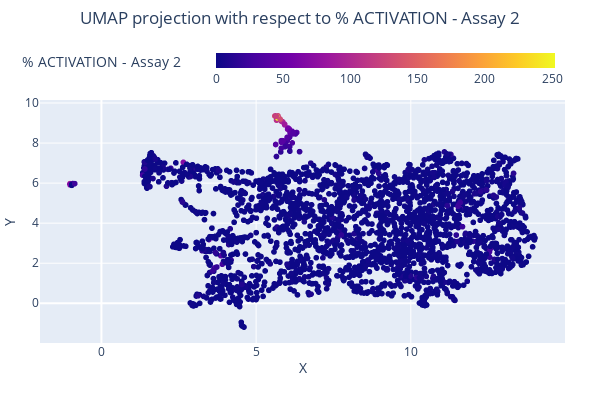
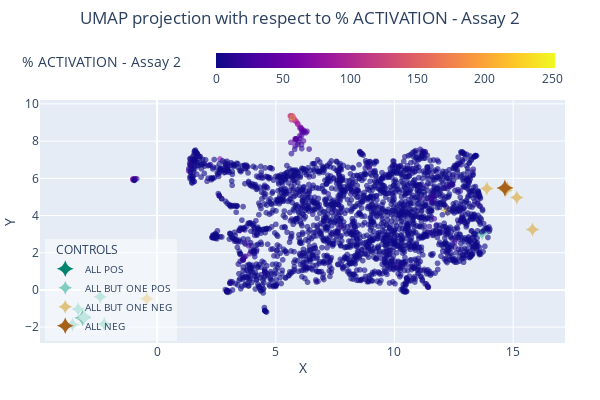

The cell these charts' notebook holds for them, in order:
### Code cell
fig = plot_projection_2d(compounds, '% ACTIVATION - Assay 2', height=400, width=600)
controls = split_controls_pos_neg(ctrl, '% ACTIVATION - Assay 2')
fig_controls = projection_2d_add_controls(fig, controls, cvd=True)

fig.show()
fig_controls.show()

### Figure 1 — Plotly figure (JSON) as saved in the notebook; plotly's stock layout.template omitted (floating-point values rounded to 4 significant figures; data arrays with more than 128 entries replaced by an {"elided": "..."} marker saying what was removed)
{"data": [{"customdata": {"elided": "2456x2 float values"}, "hovertemplate": "X=%{x:.3f}<br>Y=%{y:.3f}<br>Compound ID=%{customdata[0]}<br>% ACTIVATION - Assay 2=%{marker.color:.3f}<extra></extra>", "legendgroup": "", "marker": {"color": {"elided": "2456 float values"}, "coloraxis": "coloraxis", "symbol": "circle"}, "mode": "markers+text", "name": "", "showlegend": false, "text": {"elided": "2456 int values"}, "type": "scattergl", "x": {"elided": "2456 float values"}, "xaxis": "x", "y": {"elided": "2456 float values"}, "yaxis": "y"}], "layout": {"coloraxis": {"cmax": 252.2, "cmin": 0, "colorbar": {"orientation": "h", "thickness": 15, "title": {"text": "% ACTIVATION - Assay 2"}}, "colorscale": [[0, "#0d0887"], [0.1111, "#46039f"], [0.2222, "#7201a8"], [0.3333, "#9c179e"], [0.4444, "#bd3786"], [0.5556, "#d8576b"], [0.6667, "#ed7953"], [0.7778, "#fb9f3a"], [0.8889, "#fdca26"], [1, "#f0f921"]]}, "height": 400, "legend": {"tracegroupgap": 0}, "margin": {"b": 0, "l": 15, "r": 35}, "modebar": {"orientation": "v"}, "title": {"text": "UMAP projection with respect to % ACTIVATION - Assay 2", "x": 0.5}, "width": 600, "xaxis": {"anchor": "y", "automargin": true, "domain": [0, 1], "title": {"standoff": 30, "text": "X"}}, "yaxis": {"anchor": "x", "automargin": true, "domain": [0, 1], "title": {"standoff": 15, "text": "Y"}}}}

### Figure 2 — Plotly figure (JSON) as saved in the notebook; plotly's stock layout.template omitted (floating-point values rounded to 4 significant figures; data arrays with more than 128 entries replaced by an {"elided": "..."} marker saying what was removed)
{"data": [{"customdata": {"elided": "2456x2 float values"}, "hovertemplate": "X=%{x:.3f}<br>Y=%{y:.3f}<br>Compound ID=%{customdata[0]}<br>% ACTIVATION - Assay 2=%{marker.color:.3f}<extra></extra>", "legendgroup": "", "marker": {"color": {"elided": "2456 float values"}, "coloraxis": "coloraxis", "opacity": 0.6, "symbol": "circle"}, "mode": "markers+text", "name": "", "showlegend": false, "text": {"elided": "2456 int values"}, "type": "scattergl", "x": {"elided": "2456 float values"}, "xaxis": "x", "y": {"elided": "2456 float values"}, "yaxis": "y"}, {"hovertemplate": "<b>%{text[0]}</b><br><b>%{text[1]}</b><br>X: %{x:.4f}<br>Y: %{y:.4f}<br><extra></extra>", "marker": {"color": "#018571", "size": 12, "symbol": "star-diamond"}, "mode": "markers", "name": "ALL POS", "text": [["POS: Assay 1,Assay 2,Assay 3,Assay 4,Assay 5,Assay 6,Assay 7,Assay 8", "NEG: "]], "type": "scatter", "x": [-3.14], "y": [-1.503]}, {"hovertemplate": "<b>%{text[0]}</b><br><b>%{text[1]}</b><br>X: %{x:.4f}<br>Y: %{y:.4f}<br><extra></extra>", "marker": {"color": "#80cdc1", "size": 10, "symbol": "star-diamond"}, "mode": "markers", "name": "ALL BUT ONE POS", "text": [["POS: Assay 2,Assay 3,Assay 4,Assay 5,Assay 6,Assay 7,Assay 8", "NEG: Assay 1"], ["POS: Assay 1,Assay 2,Assay 4,Assay 5,Assay 6,Assay 7,Assay 8", "NEG: Assay 3"], ["POS: Assay 1,Assay 2,Assay 3,Assay 5,Assay 6,Assay 7,Assay 8", "NEG: Assay 4"], ["POS: Assay 1,Assay 2,Assay 3,Assay 4,Assay 6,Assay 7,Assay 8", "NEG: Assay 5"], ["POS: Assay 1,Assay 2,Assay 3,Assay 4,Assay 5,Assay 7,Assay 8", "NEG: Assay 6"], ["POS: Assay 1,Assay 2,Assay 3,Assay 4,Assay 5,Assay 6,Assay 8", "NEG: Assay 7"], ["POS: Assay 1,Assay 2,Assay 3,Assay 4,Assay 5,Assay 6,Assay 7", "NEG: Assay 8"]], "type": "scatter", "x": [-2.395, -3.327, -2.225, -3.064, -3.072, -3.564, 13.69], "y": [-0.3647, -1.029, -1.837, -1.425, -1.529, -1.867, 3.042]}, {"hovertemplate": "<b>%{text[0]}</b><br><b>%{text[1]}</b><br>X: %{x:.4f}<br>Y: %{y:.4f}<br><extra></extra>", "marker": {"color": "#dfc27d", "size": 10, "symbol": "star-diamond"}, "mode": "markers", "name": "ALL BUT ONE NEG", "text": [["POS: Assay 8", "NEG: Assay 1,Assay 2,Assay 3,Assay 4,Assay 5,Assay 6,Assay 7"], ["POS: Assay 7", "NEG: Assay 1,Assay 2,Assay 3,Assay 4,Assay 5,Assay 6,Assay 8"], ["POS: Assay 6", "NEG: Assay 1,Assay 2,Assay 3,Assay 4,Assay 5,Assay 7,Assay 8"], ["POS: Assay 5", "NEG: Assay 1,Assay 2,Assay 3,Assay 4,Assay 6,Assay 7,Assay 8"], ["POS: Assay 4", "NEG: Assay 1,Assay 2,Assay 3,Assay 5,Assay 6,Assay 7,Assay 8"], ["POS: Assay 3", "NEG: Assay 1,Assay 2,Assay 4,Assay 5,Assay 6,Assay 7,Assay 8"], ["POS: Assay 1", "NEG: Assay 2,Assay 3,Assay 4,Assay 5,Assay 6,Assay 7,Assay 8"]], "type": "scatter", "x": [-0.4332, 13.89, 14.75, 15.15, 14.69, 15.81, 12.23], "y": [-0.4716, 5.451, 5.493, 4.965, 5.348, 3.253, 4.288]}, {"hovertemplate": "<b>%{text[0]}</b><br><b>%{text[1]}</b><br>X: %{x:.4f}<br>Y: %{y:.4f}<br><extra></extra>", "marker": {"color": "#a6611a", "size": 12, "symbol": "star-diamond"}, "mode": "markers", "name": "ALL NEG", "text": [["POS: ", "NEG: Assay 1,Assay 2,Assay 3,Assay 4,Assay 5,Assay 6,Assay 7,Assay 8"]], "type": "scatter", "x": [14.65], "y": [5.48]}], "layout": {"coloraxis": {"cmax": 252.2, "cmin": 0, "colorbar": {"orientation": "h", "thickness": 15, "title": {"text": "% ACTIVATION - Assay 2"}}, "colorscale": [[0, "#0d0887"], [0.1111, "#46039f"], [0.2222, "#7201a8"], [0.3333, "#9c179e"], [0.4444, "#bd3786"], [0.5556, "#d8576b"], [0.6667, "#ed7953"], [0.7778, "#fb9f3a"], [0.8889, "#fdca26"], [1, "#f0f921"]]}, "height": 400, "legend": {"bgcolor": "rgba(255,255,255,0.5)", "font": {"size": 10}, "title": {"text": "   CONTROLS"}, "tracegroupgap": 0, "x": 0.01, "xanchor": "left", "y": 0.01, "yanchor": "bottom"}, "margin": {"b": 0, "l": 15, "r": 35}, "modebar": {"orientation": "v"}, "title": {"text": "UMAP projection with respect to % ACTIVATION - Assay 2", "x": 0.5}, "width": 600, "xaxis": {"anchor": "y", "automargin": true, "domain": [0, 1], "title": {"standoff": 30, "text": "X"}}, "yaxis": {"anchor": "x", "automargin": true, "domain": [0, 1], "title": {"standoff": 15, "text": "Y"}}}}
